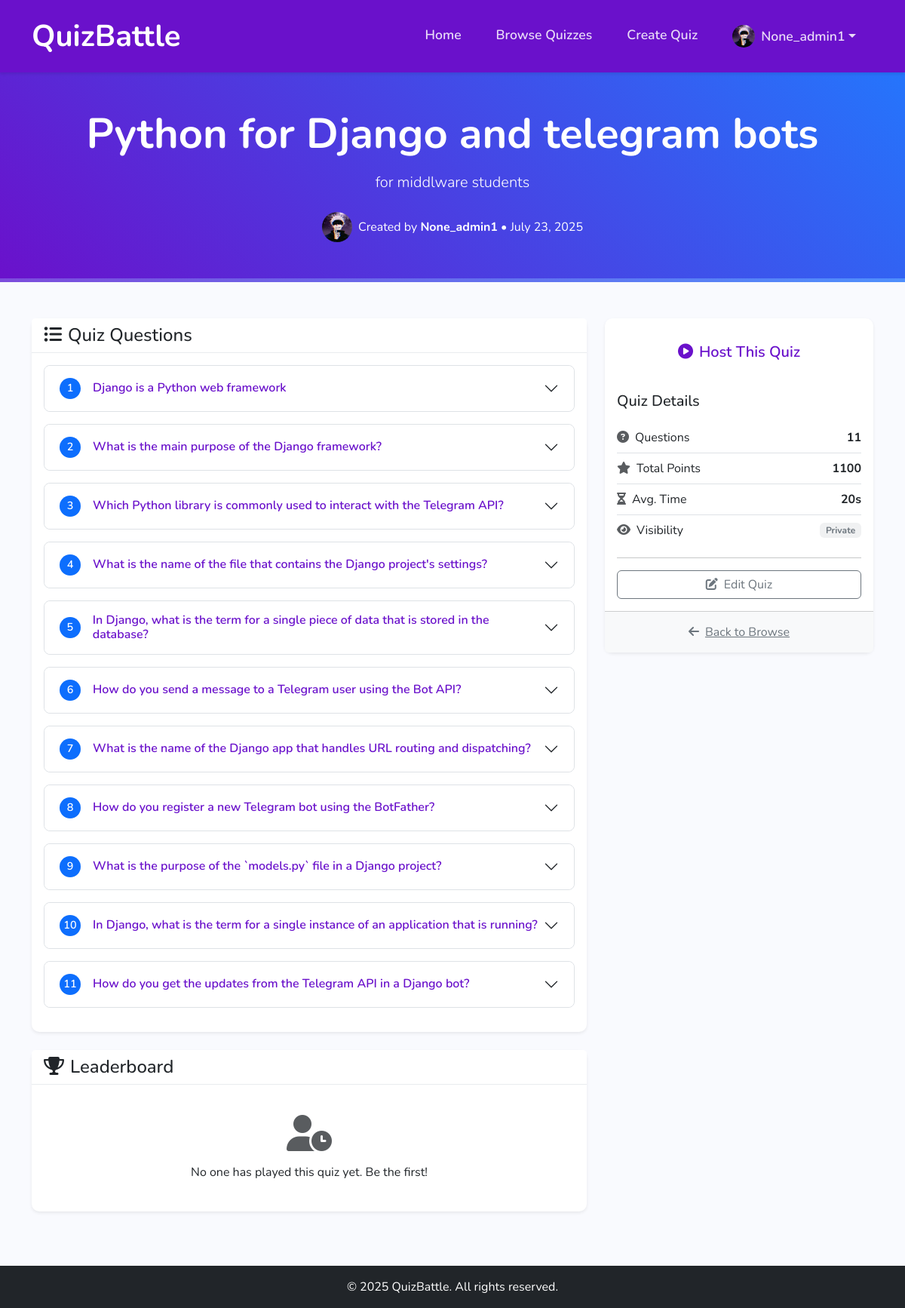
/en/quiz/2/ (signed in), run on the app's committed database.
### accounts/models.py (models this page shows, shortened)
class Profile(models.Model):
    ROLE_CHOICES = (
        ('student', 'Student'),
        ('teacher', 'Teacher'),
    )
    user = models.OneToOneField(User, on_delete=models.CASCADE)
    bio = models.TextField(max_length=500, blank=True)
    games_hosted = models.IntegerField(default=0)
    games_played = models.IntegerField(default=0)
    total_points = models.IntegerField(default=0)
    role = models.CharField(max_length=10, choices=ROLE_CHOICES, default='student')
    avatar = models.ImageField(upload_to='avatars/', blank=True, null=True)

### quiz/models.py (models this page shows, shortened)
class Quiz(models.Model):
    title = models.CharField(max_length=200)
    description = models.TextField(blank=True)
    created_by = models.ForeignKey(settings.AUTH_USER_MODEL, on_delete=models.CASCADE, related_name='created_quizzes')
    created_at = models.DateTimeField(auto_now_add=True)
    updated_at = models.DateTimeField(auto_now=True)
    is_public = models.BooleanField(default=False)
    class Meta:
        verbose_name_plural = "Quizzes"
        ordering = ['-created_at']

class Question(models.Model):
    quiz = models.ForeignKey(Quiz, on_delete=models.CASCADE, related_name='questions')
    text = models.CharField(max_length=500)
    image = models.ImageField(upload_to='question_images/', blank=True, null=True)
    time_limit = models.IntegerField(default=20)  # Time limit in seconds
    points = models.IntegerField(default=100)
    order = models.IntegerField(default=0)
    class Meta:
        ordering = ['order']

### quiz/views.py (the view)
# urls.py: path('<int:quiz_id>/', views.quiz_detail, name='detail'),
@login_required
def quiz_detail(request, quiz_id):
    quiz = get_object_or_404(Quiz, id=quiz_id)
    questions = Question.objects.filter(quiz=quiz).order_by('order')
    stats = questions.aggregate(
        total_points=Sum('points'),
        avg_time=Avg('time_limit')
    )
    leaderboard_entries = GamePlayer.objects.filter(
        game__quiz=quiz,
        game__is_completed=True
    ).order_by('-score')[:5]
    context = {
        'quiz': quiz,
        'questions': questions,
        'can_edit': quiz.created_by == request.user,
        'total_points': stats.get('total_points'),
        'avg_time': round(stats.get('avg_time', 0)),
        'leaderboard_entries': leaderboard_entries
    }
    return render(request, 'quiz/detail.html', context)

### templates/quiz/detail.html (shortened to what this page needs)
{% extends 'base/base.html' %}
{% load i18n static %}
{% block content %}
<div class="quiz-detail-page">
    <div class="quiz-hero-section text-white text-center py-5">
        <div class="container">
            <h1 class="display-4 fw-bold">{{ quiz.title }}</h1>
            <p class="lead mt-3 mb-4">{{ quiz.description|default:"No description provided." }}</p>
            <div class="d-flex justify-content-center align-items-center">
                <img src="{% if quiz.created_by.profile.avatar %}{{ quiz.created_by.profile.avatar.url }}{% else %}{% static 'images/default_avatar.svg' %}{% endif %}" class="rounded-circle me-2" style="width: 40px; height: 40px; object-fit: cover;" alt="{{ quiz.created_by.username }}">
                <span>{% trans "Created by" %} <strong>{{ quiz.created_by.username }}</strong> &bull; {{ quiz.created_at|date:"F j, Y" }}</span>
            </div>
        </div>
    </div>
    <div class="container py-5">
        <div class="row">
            <div class="col-lg-8 mb-4">
                <div class="card shadow-sm mb-4">
                    <div class="card-header bg-white">
                        <h4 class="mb-0"><i class="fas fa-list-ul me-2"></i>{% trans "Quiz Questions" %}</h4>
                    </div>
                    <div class="card-body">
                        {% if questions %}
                            <div class="accordion" id="questionAccordion">
                                {% for question in questions %}
                                    <div class="accordion-item">
                                        <h2 class="accordion-header" id="heading{{ question.id }}">
                                            <button class="accordion-button collapsed" type="button" data-bs-toggle="collapse" data-bs-target="#collapse{{ question.id }}">
                                                <span class="question-number me-3">{{ forloop.counter }}</span>
                                                {{ question.text }}
                                            </button>
                                        </h2>
                                    </div>
                                {% endfor %}
                            </div>
                        {% else %}
                            <div class="text-center p-4">
                                <i class="fas fa-question-circle fa-3x text-muted mb-3"></i>
                                <p class="mb-0">{% trans "This quiz doesn't have any questions yet." %}</p>
                            </div>
                        {% endif %}
                    </div>
                </div>
                <div class="card shadow-sm">
                    <div class="card-header bg-white">
                        <h4 class="mb-0"><i class="fas fa-trophy me-2"></i>{% trans "Leaderboard" %}</h4>
                    </div>
                    <div class="card-body">
                        {% if leaderboard_entries %}
                            <ul class="list-group list-group-flush">
                                {% for entry in leaderboard_entries %}
                                <li class="list-group-item d-flex justify-content-between align-items-center">
                                    <div class="d-flex align-items-center">
                                        <span class="leaderboard-rank me-3">#{{ forloop.counter }}</span>
                                        <img src="{% if entry.player.profile.avatar %}{{ entry.player.profile.avatar.url }}{% else %}{% static 'images/default_avatar.svg' %}{% endif %}" class="rounded-circle me-3" style="width: 35px; height: 35px; object-fit: cover;" alt="{{ entry.player.username }}">
                                        <span>{{ entry.player.username }}</span>
                                    </div>
                                    <span class="badge bg-primary rounded-pill">{{ entry.score }} {% trans 'pts' %}</span>
                                </li>
                                {% endfor %}
                            </ul>
                        {% else %}
                            <div class="text-center p-4">
                                <i class="fas fa-user-clock fa-3x text-muted mb-3"></i>
                                <p class="mb-0">{% trans "No one has played this quiz yet. Be the first!" %}</p>
                            </div>
                        {% endif %}
                    </div>
                </div>
            </div>
            <div class="col-lg-4">
                <div class="sticky-sidebar">
                    <div class="card shadow-sm">
                        <div class="card-body">
                            <div class="d-grid gap-2 mb-4">
                                {% if user.is_authenticated %}
                                    <a href="{% url 'game:host' quiz.id %}" class="btn btn-primary btn-lg">
                                        <i class="fas fa-play-circle me-2"></i>{% trans "Host This Quiz" %}
                                    </a>
                                {% else %}
                                    <a href="{% url 'accounts:login' %}" class="btn btn-primary btn-lg">
                                        <i class="fas fa-sign-in-alt me-2"></i>{% trans "Log In to Host" %}
                                    </a>
                                {% endif %}
                            </div>
                            <h5 class="mb-3">{% trans "Quiz Details" %}</h5>
                            <ul class="list-group list-group-flush quiz-stats">
                                <li class="list-group-item d-flex justify-content-between align-items-center">
                                    <span><i class="fas fa-question-circle me-2 text-muted"></i>{% trans "Questions" %}</span>
                                    <span class="fw-bold">{{ questions|length }}</span>
                                </li>
                                <li class="list-group-item d-flex justify-content-between align-items-center">
                                    <span><i class="fas fa-star me-2 text-muted"></i>{% trans "Total Points" %}</span>
                                    <span class="fw-bold">{{ total_points|default:0 }}</span>
                                </li>
                                <li class="list-group-item d-flex justify-content-between align-items-center">
                                    <span><i class="fas fa-hourglass-half me-2 text-muted"></i>{% trans "Avg. Time" %}</span>
                                    <span class="fw-bold">{{ avg_time|default:0 }}s</span>
                                </li>
                                <li class="list-group-item d-flex justify-content-between align-items-center">
                                    <span><i class="fas fa-eye me-2 text-muted"></i>{% trans "Visibility" %}</span>
                                    <span class="badge {% if quiz.is_public %}bg-success-soft text-success{% else %}bg-secondary-soft text-secondary{% endif %}">
                                        {% if quiz.is_public %}{% trans "Public" %}{% else %}{% trans "Private" %}{% endif %}
                                    </span>
                                </li>
                            </ul>
                            {% if can_edit %}
                            <hr>
                            <div class="d-grid gap-2">
                                <a href="{% url 'quiz:edit' quiz.id %}" class="btn btn-outline-secondary">
                                    <i class="fas fa-edit me-2"></i>{% trans "Edit Quiz" %}
                                </a>
                            </div>
                            {% endif %}
                        </div>
                        <div class="card-footer bg-light text-center">
                             <a href="{% url 'quiz:browse' %}" class="btn btn-link text-secondary">
                                <i class="fas fa-arrow-left me-2"></i>{% trans "Back to Browse" %}
                            </a>
                        </div>
                    </div>
                </div>
            </div>
        </div>
    </div>
</div>
{% endblock %}

### templates/base/base.html (shortened to what this page needs)
<!DOCTYPE html>
{% load static %}
{% load i18n %}
<html lang="{{ LANGUAGE_CODE }}">
<head>
    <link href="https://cdn.jsdelivr.net/npm/bootstrap@5.3.0/dist/css/bootstrap.min.css" rel="stylesheet">
    <link rel="stylesheet" href="https://cdnjs.cloudflare.com/ajax/libs/font-awesome/6.4.0/css/all.min.css">
    <link rel="stylesheet" href="{% static 'css/custom.css' %}">
    <link rel="stylesheet" href="{% static 'css/home.css' %}">
    <link rel="stylesheet" href="{% static 'css/game.css' %}">
</head>
<body class="d-flex flex-column min-vh-100">
    <nav class="navbar navbar-expand-lg navbar-dark">
        <div class="container">
            <a class="navbar-brand" href="{% url 'home' %}">QuizBattle</a>
            <div class="collapse navbar-collapse" id="navbarNav">
                <ul class="navbar-nav ms-auto">
                    <li class="nav-item">
                        <a class="nav-link" href="{% url 'home' %}">Home</a>
                    </li>
                    <li class="nav-item">
                        <a class="nav-link" href="{% url 'quiz:browse' %}">{% trans "Browse Quizzes" %}</a>
                    </li>
                    {% if user.is_authenticated %}
                        {% if user.profile.role == 'teacher' %}
                        <li class="nav-item">
                            <a class="nav-link" href="{% url 'quiz:create' %}">{% trans "Create Quiz" %}</a>
                        </li>
                        {% else %}
                        <li class="nav-item">
                            <a class="nav-link" href="{% url 'game:join' %}">{% trans "Join Game" %}</a>
                        </li>
                        {% endif %}
                        <li class="nav-item dropdown">
                            <a class="nav-link dropdown-toggle d-flex align-items-center" href="#" id="navbarDropdown" role="button" data-bs-toggle="dropdown" aria-expanded="false">
                                {% if user.profile.avatar %}
                                <img src="{{ user.profile.avatar.url }}" alt="Avatar" class="rounded-circle me-2" width="30" height="30">
                                {% else %}
                                <img src="{% static 'images/default-avatar.png' %}" alt="Avatar" class="rounded-circle me-2" width="30" height="30">
                                {% endif %}
                                {{ user.username }}
                            </a>
                        </li>
                    {% endif %}
                </ul>
            </div>
        </div>
    </nav>
    <main>
        <div class="toast-container position-fixed top-0 end-0 p-3" style="z-index: 1100">
        </div>
        {% block content %}{% endblock %}
    </main>
    {% block footer %}
    <footer class="mt-auto py-3 bg-dark text-white">
        <div class="container text-center">
            <p class="mb-0">&copy; 2025 QuizBattle. All rights reserved.</p>
        </div>
    </footer>
    {% endblock %}
</body>
</html>

### static/css/custom.css (style rules this page uses)
:root { --primary-color: #7c4dff; --secondary-color: #ff5722; --success-color: #4caf50; --danger-color: #f44336; --dark-color: #212121; --light-color: #f5f5f5; }
body { font-family: 'Nunito', sans-serif; background-color: #f9fafe; color: #333; }
.navbar { background-color: var(--primary-color); box-shadow: 0 2px 4px rgba(0,0,0,0.1); padding: 0.8rem 0; }
.navbar-brand { font-weight: 700; font-size: 2.5rem; color: white; }
.navbar-nav .nav-link { color: rgba(255,255,255,0.85); font-weight: 600; transition: color 0.3s; margin: 0 15px; font-size: 1.1rem; }
.btn-primary { background-color: var(--primary-color); border-color: var(--primary-color); }
.card { border-radius: 10px; box-shadow: 0 4px 6px rgba(0,0,0,0.05); transition: transform 0.3s, box-shadow 0.3s; border: none; }
footer { background-color: var(--dark-color); color: white; padding: 1.5rem 0; text-align: center; }
.sticky-sidebar { position: -webkit-sticky; position: sticky; top: 2rem; }
.quiz-detail-page .accordion-item { border: 1px solid #dee2e6; border-radius: 0.5rem !important; margin-bottom: 1rem; }
.quiz-detail-page .accordion-button { font-weight: 600; color: var(--primary-color); border-radius: 0.5rem !important; }
.toast-container { z-index: 1100; }
.quiz-hero-section { background: linear-gradient(45deg, #6a11cb 0%, #2575fc 100%); padding: 4rem 0; border-bottom: 5px solid #ffffff30; }
.quiz-detail-page .card-header { background-color: #fff; border-bottom: 1px solid #e9ecef; }
.question-number { display: inline-flex; align-items: center; justify-content: center; width: 28px; height: 28px; border-radius: 50%; background-color: var(--bs-primary); color: white; font-weight: 600; font-size: 0.9rem; }
.quiz-stats .list-group-item { padding-left: 0; padding-right: 0; }
.bg-secondary-soft { background-color: rgba(108, 117, 125, 0.1); }
.text-secondary { color: #6c757d !important; }

### static/css/home.css (style rules this page uses)
:root { --primary-color: #6a11cb; --secondary-color: #2575fc; --light-gray: #f8f9fa; --dark-text: #343a40; --light-text: #6c757d; --border-color: #dee2e6; --card-shadow: 0 10px 30px rgba(0,0,0,0.07); }
.btn-primary { background-color: white; color: var(--primary-color); border: 2px solid white; font-weight: 600; padding: 12px 30px; transition: all 0.3s ease; border-radius: 50px; }
.bg-light { background-color: var(--light-gray) !important; }

### data on the page
Quiz: title "Python for Django and telegram bots", description "for middlware students", created_by.avatar (picture), created_by.username "None_admin1", created_at "July 23, 2025"
Question: text "Django is a Python web framework"
Question: text "What is the main purpose of the Django framework?"
Question: text "Which Python library is commonly used to interact with the Telegram API?"
Question: text "What is the name of the file that contains the Django project's settings?"
Question: text "In Django, what is the term for a single piece of data that is stored in the database?"
Question: text "How do you send a message to a Telegram user using the Bot API?"
Question: text "What is the name of the Django app that handles URL routing and dispatching?"
Question: text "How do you register a new Telegram bot using the BotFather?"
Question: text "What is the purpose of the `models.py` file in a Django project?"
Question: text "In Django, what is the term for a single instance of an application that is running?"
Question: text "How do you get the updates from the Telegram API in a Django bot?"

### other printed values
{{ user.username }} "None_admin1"
{{ questions|length }} "11"
{{ total_points|default:0 }} "1100"
{{ avg_time|default:0 }} "20"
